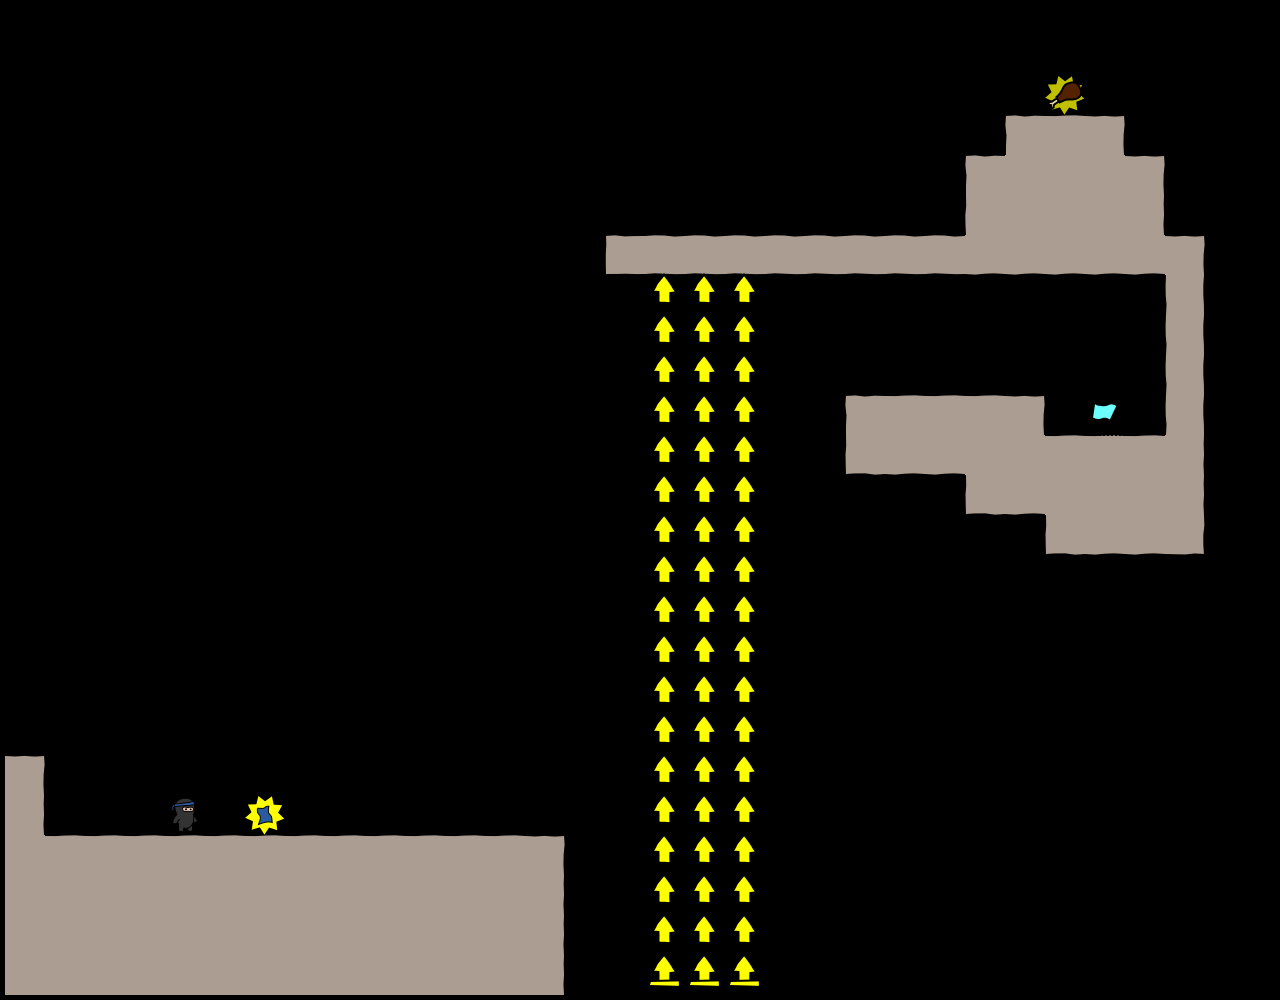

Tiled map render using the project's own tile images. Description and the whole map definition, tile-layer contents included, below:
An orthogonal 32x25 tile map with 40x40 px tiles, 4 tile layers (bg, walls, objects, fg), 3 tilesets.

<map version="1.0" orientation="orthogonal" width="32" height="25" tilewidth="40" tileheight="40">
 <tileset firstgid="1" name="world1" tilewidth="50" tileheight="50">
  <image source="world1.png" width="400" height="400" />
 </tileset>
 <tileset firstgid="65" name="objectpalette" tilewidth="50" tileheight="50">
  <image source="objectpalette.png" width="400" height="500" />
 </tileset>
 <tileset firstgid="145" name="background" tilewidth="40" tileheight="40">
  <image source="background1.png" width="320" height="600" />
 </tileset>
 <layer name="bg" width="32" height="25">
  <data encoding="csv">
0,0,0,0,0,0,0,0,0,0,0,0,0,0,0,0,0,0,0,0,0,0,0,0,0,0,0,0,0,0,0,0,
0,0,0,0,0,0,0,0,0,0,0,0,0,0,0,0,0,0,0,0,0,0,0,0,0,0,0,0,0,0,0,0,
0,0,0,0,0,0,0,0,0,0,0,0,0,0,0,0,0,0,0,0,0,0,0,0,0,0,0,0,0,0,0,0,
0,0,0,0,0,0,0,0,0,0,0,0,0,0,0,0,0,0,0,0,0,0,0,0,0,0,0,0,0,0,0,0,
0,0,0,0,0,0,0,0,0,0,0,0,0,0,0,0,0,0,0,0,0,0,0,0,0,0,0,0,0,0,0,0,
0,0,0,0,0,0,0,0,0,0,0,0,0,0,0,0,0,0,0,0,0,0,0,0,0,0,0,0,0,0,0,0,
0,0,0,0,0,0,0,0,0,0,0,0,0,0,0,0,0,0,0,0,0,0,0,0,0,0,0,0,0,0,0,0,
0,0,0,0,0,0,0,0,0,0,0,0,0,0,0,0,0,0,0,0,0,0,0,0,0,0,0,0,0,0,0,0,
0,0,0,0,0,0,0,0,0,0,0,0,0,0,0,0,0,0,0,0,0,0,0,0,0,0,0,0,0,0,0,0,
0,0,0,0,0,0,0,0,0,0,0,0,0,0,0,0,0,0,0,0,0,0,0,0,0,0,0,0,0,0,0,0,
0,0,0,0,0,0,0,0,0,0,0,0,0,0,0,0,0,0,0,0,0,0,0,0,0,0,0,0,0,0,0,0,
0,0,0,0,0,0,0,0,0,0,0,0,0,0,0,0,0,0,0,0,0,0,0,0,0,0,0,0,0,0,0,0,
0,0,0,0,0,0,0,0,0,0,0,0,0,0,0,0,0,0,0,0,0,0,0,0,0,0,0,0,0,0,0,0,
0,0,0,0,0,0,0,0,0,0,0,0,0,0,0,0,0,0,0,0,0,0,0,0,0,0,0,0,0,0,0,0,
0,0,0,0,0,0,0,0,0,0,0,0,0,0,0,0,0,0,0,0,0,0,0,0,0,0,0,0,0,0,0,0,
0,0,0,0,0,0,0,0,0,0,0,0,0,0,0,0,0,0,0,0,0,0,0,0,0,0,0,0,0,0,0,0,
0,0,0,0,0,0,0,0,0,0,0,0,0,0,0,0,0,0,0,0,0,0,0,0,0,0,0,0,0,0,0,0,
0,0,0,0,0,0,0,0,0,0,0,0,0,0,0,0,0,0,0,0,0,0,0,0,0,0,0,0,0,0,0,0,
0,0,0,0,0,0,0,0,0,0,0,0,0,0,0,0,0,0,0,0,0,0,0,0,0,0,0,0,0,0,0,0,
0,0,0,0,0,0,0,0,0,0,0,0,0,0,0,0,0,0,0,0,0,0,0,0,0,0,0,0,0,0,0,0,
0,0,0,0,0,0,0,0,0,0,0,0,0,0,0,0,0,0,0,0,0,0,0,0,0,0,0,0,0,0,0,0,
0,0,0,0,0,0,0,0,0,0,0,0,0,0,0,0,0,0,0,0,0,0,0,0,0,0,0,0,0,0,0,0,
0,0,0,0,0,0,0,0,0,0,0,0,0,0,0,0,0,0,0,0,0,0,0,0,0,0,0,0,0,0,0,0,
0,0,0,0,0,0,0,0,0,0,0,0,0,0,0,0,0,0,0,0,0,0,0,0,0,0,0,0,0,0,0,0,
0,0,0,0,0,0,0,0,0,0,0,0,0,0,0,0,0,0,0,0,0,0,0,0,0,0,0,0,0,0,0,0
</data>
 </layer>
 <layer name="walls" width="32" height="25">
  <data encoding="csv">
0,0,0,0,0,0,0,0,0,0,0,0,0,0,0,0,0,0,0,0,0,0,0,0,0,0,0,0,0,0,0,0,
0,0,0,0,0,0,0,0,0,0,0,0,0,0,0,0,0,0,0,0,0,0,0,0,0,0,0,0,0,0,0,0,
0,0,0,0,0,0,0,0,0,0,0,0,0,0,0,0,0,0,0,0,0,0,0,0,0,0,0,0,0,0,0,0,
0,0,0,0,0,0,0,0,0,0,0,0,0,0,0,0,0,0,0,0,0,0,0,0,0,9,10,11,0,0,0,0,
0,0,0,0,0,0,0,0,0,0,0,0,0,0,0,0,0,0,0,0,0,0,0,0,9,18,18,18,11,0,0,0,
0,0,0,0,0,0,0,0,0,0,0,0,0,0,0,0,0,0,0,0,0,0,0,0,17,18,18,18,19,0,0,0,
0,0,0,0,0,0,0,0,0,0,0,0,0,0,0,1,2,2,2,2,2,2,2,2,26,26,26,26,26,11,0,0,
0,0,0,0,0,0,0,0,0,0,0,0,0,0,0,0,0,0,0,0,0,0,0,0,0,0,0,0,0,20,0,0,
0,0,0,0,0,0,0,0,0,0,0,0,0,0,0,0,0,0,0,0,0,0,0,0,0,0,0,0,0,20,0,0,
0,0,0,0,0,0,0,0,0,0,0,0,0,0,0,0,0,0,0,0,0,0,0,0,0,0,0,0,0,20,0,0,
0,0,0,0,0,0,0,0,0,0,0,0,0,0,0,0,0,0,0,0,0,9,10,10,10,11,0,0,0,20,0,0,
0,0,0,0,0,0,0,0,0,0,0,0,0,0,0,0,0,0,0,0,0,25,26,26,18,18,10,10,10,19,0,0,
0,0,0,0,0,0,0,0,0,0,0,0,0,0,0,0,0,0,0,0,0,0,0,0,25,26,18,18,18,19,0,0,
0,0,0,0,0,0,0,0,0,0,0,0,0,0,0,0,0,0,0,0,0,0,0,0,0,0,25,26,26,27,0,0,
0,0,0,0,0,0,0,0,0,0,0,0,0,0,0,0,0,0,0,0,0,0,0,0,0,0,0,0,0,0,0,0,
0,0,0,0,0,0,0,0,0,0,0,0,0,0,0,0,0,0,0,0,0,0,0,0,0,0,0,0,0,0,0,0,
0,0,0,0,0,0,0,0,0,0,0,0,0,0,0,0,0,0,0,0,0,0,0,0,0,0,0,0,0,0,0,0,
0,0,0,0,0,0,0,0,0,0,0,0,0,0,0,0,0,0,0,0,0,0,0,0,0,0,0,0,0,0,0,0,
0,0,0,0,0,0,0,0,0,0,0,0,0,0,0,0,0,0,0,0,0,0,0,0,0,0,0,0,0,0,0,0,
11,0,0,0,0,0,0,0,0,0,0,0,0,0,0,0,0,0,0,0,0,0,0,0,0,0,0,0,0,0,0,0,
19,0,0,0,0,0,0,0,0,0,0,0,0,0,0,0,0,0,0,0,0,0,0,0,0,0,0,0,0,0,0,0,
18,10,10,10,10,10,10,10,10,10,10,10,10,11,0,0,0,0,0,0,0,0,0,0,0,0,0,0,0,0,0,0,
18,18,18,18,18,18,18,18,18,18,18,18,18,19,0,0,0,0,0,0,0,0,0,0,0,0,0,0,0,0,0,0,
18,18,18,18,18,18,18,18,18,18,18,18,18,19,0,0,0,0,0,0,0,0,0,0,0,0,0,0,0,0,0,0,
18,18,18,18,18,18,18,18,18,18,18,18,18,19,0,0,0,0,0,0,0,0,0,0,0,0,0,0,0,0,0,0
</data>
 </layer>
 <layer name="objects" width="32" height="25">
  <data encoding="csv">
0,0,0,0,0,0,0,0,0,0,0,0,0,0,0,0,0,0,0,0,0,0,0,0,0,0,0,0,0,0,0,0,
0,0,0,0,0,0,0,0,0,0,0,0,0,0,0,0,0,0,0,0,0,0,0,0,0,0,0,0,0,0,0,0,
0,0,0,0,0,0,0,0,0,0,0,0,0,0,0,0,0,0,0,0,0,0,0,0,0,0,78,0,0,0,0,0,
0,0,0,0,0,0,0,0,0,0,0,0,0,0,0,0,0,0,0,0,0,0,0,0,0,0,0,0,0,0,0,0,
0,0,0,0,0,0,0,0,0,0,0,0,0,0,0,0,0,0,0,0,0,0,0,0,0,0,0,0,0,0,0,0,
0,0,0,0,0,0,0,0,0,0,0,0,0,0,0,0,0,0,0,0,0,0,0,0,0,0,0,0,0,0,0,0,
0,0,0,0,0,0,0,0,0,0,0,0,0,0,0,0,0,0,0,0,0,0,0,0,0,0,0,0,0,0,0,0,
0,0,0,0,0,0,0,0,0,0,0,0,0,0,0,0,79,79,79,0,0,0,0,0,0,0,0,0,0,0,0,0,
0,0,0,0,0,0,0,0,0,0,0,0,0,0,0,0,79,79,79,0,0,0,0,0,0,0,0,0,0,0,0,0,
0,0,0,0,0,0,0,0,0,0,0,0,0,0,0,0,79,79,79,0,0,0,0,0,0,0,0,0,0,0,0,0,
0,0,0,0,0,0,0,0,0,0,0,0,0,0,0,0,79,79,79,0,0,0,0,0,0,0,0,66,0,0,0,0,
0,0,0,0,0,0,0,0,0,0,0,0,0,0,0,0,79,79,79,0,0,0,0,0,0,0,0,0,0,0,0,0,
0,0,0,0,0,0,0,0,0,0,0,0,0,0,0,0,79,79,79,0,0,0,0,0,0,0,0,0,0,0,0,0,
0,0,0,0,0,0,0,0,0,0,0,0,0,0,0,0,79,79,79,0,0,0,0,0,0,0,0,0,0,0,0,0,
0,0,0,0,0,0,0,0,0,0,0,0,0,0,0,0,79,79,79,0,0,0,0,0,0,0,0,0,0,0,0,0,
0,0,0,0,0,0,0,0,0,0,0,0,0,0,0,0,79,79,79,0,0,0,0,0,0,0,0,0,0,0,0,0,
0,0,0,0,0,0,0,0,0,0,0,0,0,0,0,0,79,79,79,0,0,0,0,0,0,0,0,0,0,0,0,0,
0,0,0,0,0,0,0,0,0,0,0,0,0,0,0,0,79,79,79,0,0,0,0,0,0,0,0,0,0,0,0,0,
0,0,0,0,0,0,0,0,0,0,0,0,0,0,0,0,79,79,79,0,0,0,0,0,0,0,0,0,0,0,0,0,
0,0,0,0,0,0,0,0,0,0,0,0,0,0,0,0,79,79,79,0,0,0,0,0,0,0,0,0,0,0,0,0,
0,0,0,0,65,0,68,0,0,0,0,0,0,0,0,0,79,79,79,0,0,0,0,0,0,0,0,0,0,0,0,0,
0,0,0,0,0,0,0,0,0,0,0,0,0,0,0,0,79,79,79,0,0,0,0,0,0,0,0,0,0,0,0,0,
0,0,0,0,0,0,0,0,0,0,0,0,0,0,0,0,79,79,79,0,0,0,0,0,0,0,0,0,0,0,0,0,
0,0,0,0,0,0,0,0,0,0,0,0,0,0,0,0,79,79,79,0,0,0,0,0,0,0,0,0,0,0,0,0,
0,0,0,0,0,0,0,0,0,0,0,0,0,0,0,0,80,80,80,0,0,0,0,0,0,0,0,0,0,0,0,0
</data>
 </layer>
 <layer name="fg" width="32" height="25">
  <data encoding="csv">
0,0,0,0,0,0,0,0,0,0,0,0,0,0,0,0,0,0,0,0,0,0,0,0,0,0,0,0,0,0,0,0,
0,0,0,0,0,0,0,0,0,0,0,0,0,0,0,0,0,0,0,0,0,0,0,0,0,0,0,0,0,0,0,0,
0,0,0,0,0,0,0,0,0,0,0,0,0,0,0,0,0,0,0,0,0,0,0,0,0,0,0,0,0,0,0,0,
0,0,0,0,0,0,0,0,0,0,0,0,0,0,0,0,0,0,0,0,0,0,0,0,0,0,0,0,0,0,0,0,
0,0,0,0,0,0,0,0,0,0,0,0,0,0,0,0,0,0,0,0,0,0,0,0,0,0,0,0,0,0,0,0,
0,0,0,0,0,0,0,0,0,0,0,0,0,0,0,0,0,0,0,0,0,0,0,0,0,0,0,0,0,0,0,0,
0,0,0,0,0,0,0,0,0,0,0,0,0,0,0,0,0,0,0,0,0,0,0,0,0,0,0,0,0,0,0,0,
0,0,0,0,0,0,0,0,0,0,0,0,0,0,0,0,0,0,0,0,0,0,0,0,0,0,0,0,0,0,0,0,
0,0,0,0,0,0,0,0,0,0,0,0,0,0,0,0,0,0,0,0,0,0,0,0,0,0,0,0,0,0,0,0,
0,0,0,0,0,0,0,0,0,0,0,0,0,0,0,0,0,0,0,0,0,0,0,0,0,0,0,0,0,0,0,0,
0,0,0,0,0,0,0,0,0,0,0,0,0,0,0,0,0,0,0,0,0,0,0,0,0,0,0,0,0,0,0,0,
0,0,0,0,0,0,0,0,0,0,0,0,0,0,0,0,0,0,0,0,0,0,0,0,0,0,0,0,0,0,0,0,
0,0,0,0,0,0,0,0,0,0,0,0,0,0,0,0,0,0,0,0,0,0,0,0,0,0,0,0,0,0,0,0,
0,0,0,0,0,0,0,0,0,0,0,0,0,0,0,0,0,0,0,0,0,0,0,0,0,0,0,0,0,0,0,0,
0,0,0,0,0,0,0,0,0,0,0,0,0,0,0,0,0,0,0,0,0,0,0,0,0,0,0,0,0,0,0,0,
0,0,0,0,0,0,0,0,0,0,0,0,0,0,0,0,0,0,0,0,0,0,0,0,0,0,0,0,0,0,0,0,
0,0,0,0,0,0,0,0,0,0,0,0,0,0,0,0,0,0,0,0,0,0,0,0,0,0,0,0,0,0,0,0,
0,0,0,0,0,0,0,0,0,0,0,0,0,0,0,0,0,0,0,0,0,0,0,0,0,0,0,0,0,0,0,0,
0,0,0,0,0,0,0,0,0,0,0,0,0,0,0,0,0,0,0,0,0,0,0,0,0,0,0,0,0,0,0,0,
0,0,0,0,0,0,0,0,0,0,0,0,0,0,0,0,0,0,0,0,0,0,0,0,0,0,0,0,0,0,0,0,
0,0,0,0,0,0,0,0,0,0,0,0,0,0,0,0,0,0,0,0,0,0,0,0,0,0,0,0,0,0,0,0,
0,0,0,0,0,0,0,0,0,0,0,0,0,0,0,0,0,0,0,0,0,0,0,0,0,0,0,0,0,0,0,0,
0,0,0,0,0,0,0,0,0,0,0,0,0,0,0,0,0,0,0,0,0,0,0,0,0,0,0,0,0,0,0,0,
0,0,0,0,0,0,0,0,0,0,0,0,0,0,0,0,0,0,0,0,0,0,0,0,0,0,0,0,0,0,0,0,
0,0,0,0,0,0,0,0,0,0,0,0,0,0,0,0,0,0,0,0,0,0,0,0,0,0,0,0,0,0,0,0
</data>
 </layer>
</map>
